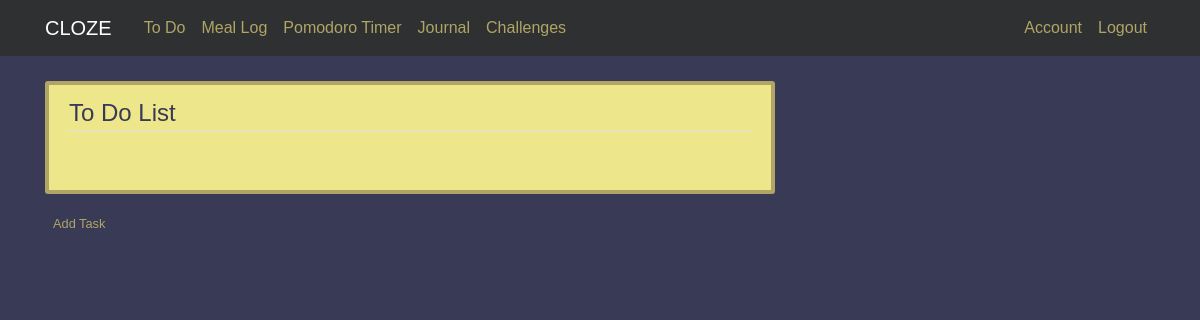
Page /todo (signed in) on the earlier database version.
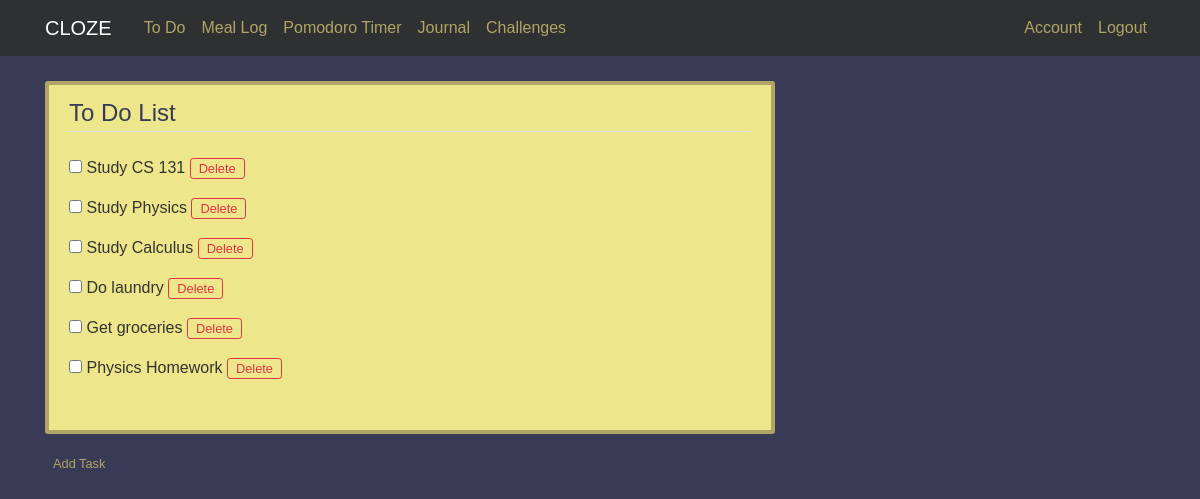
Same page on the later database version.
### cloze/models.py (models this page shows)
class Task(db.Model):
    id = db.Column(db.Integer, primary_key=True)
    entry = db.Column(db.String(256), index=True)
    user_id = db.Column(db.Integer, db.ForeignKey('user.id'), nullable=False)

### cloze/routes.py (the view)
@app.route('/todo', methods = ['GET', 'POST'])
@login_required
def toDo():
    tasks = db.session.query(Task).filter_by(owner=current_user)
    return render_template('toDo.html', title = 'To-Do', tasks = tasks)

### cloze/models.py (called while the page is built)
@login_manager.user_loader
def load_user(userId):
    return User.query.get(int(userId))

### cloze/Templates/toDo.html
{% extends "layout.html" %}
{% block content %}
<div class="col-md-8">
    <div class="content-section">
        <legend class="border-bottom mb-4 text-navy">To Do List</legend>
        {% for task in tasks %}
            <div>
                <form action="{{ url_for('delete_tasks', id=task.id) }}" method="POST" >
                    <input type="checkbox">  {{ task.entry }}
                    <input align="right" class="btn btn-sm btn-outline-danger py-0" style="font-size: 0.8em;" type="submit" value="Delete">
                </form>
            </div>
        {% endfor %}
        <br>
    </div>
    <small>
        <a class="ml-2" href="{{ url_for('new_task') }}">Add Task</a>
    </small>
</div>
{% endblock content %}

### cloze/Templates/layout.html (shortened to what this page needs)
<html>
<head>
    <link rel="stylesheet" href="https://maxcdn.bootstrapcdn.com/bootstrap/4.0.0/css/bootstrap.min.css">
    <link rel= "stylesheet" type= "text/css" href= "{{ url_for('static',filename='css/main.css') }}">
</head>
<body>
    <header class="site-header">
        <nav class="navbar navbar-expand-md navbar-dark bg-black fixed-top">
            <div class="container">
                <a class="navbar-brand mr-4" href="/home">CLOZE</a>
                <div class="navbar-nav mr-auto">
                    <a class="nav-item nav-link" href="/todo">To Do</a>
                    <a class="nav-item nav-link" href="/meal-log">Meal Log</a>
                    <a class="nav-item nav-link" href="/pomodoro">Pomodoro Timer</a>
                    <a class="nav-item nav-link" href="/journal">Journal</a>
                    <a class="nav-item nav-link" href="/challenges">Challenges</a>
                </div>
                <div class="navbar-nav">
                    {% if current_user.is_authenticated %}
                        <a class="nav-item nav-link" href="/account">Account</a>
                        <a class="nav-item nav-link" href="/logout">Logout</a>
                    {% else %}
                        <a class="nav-item nav-link" href="/login">Login</a>
                        <a class="nav-item nav-link" href="/register">Register</a>
                    {% endif %}
                </div>
            </div>
        </nav>
    </header>
    <main role="main" class="container">
        <div class="row">
            <div class="col-md-8">
            </div>
            {% block content %}{% endblock %}
        </div>
    </main>
</body>
</html>

### cloze/static/css/main.css (style rules this page uses)
body { font-family: "Source Sans Pro", sans-serif; background: #383a56; color: #333333; margin-top: 5rem; }
a { color: #b0a565; }
legend { border-color: black; }
.bg-black { background-color: #2f3032; }
.text-navy { color: #383a56; }
.site-header .navbar-nav .nav-link { color: #b0a565; }
.content-section { background: #ede68a; padding: 10px 20px; border: 4px solid #b0a565; border-radius: 3px; margin-bottom: 20px; }

Differences in the rows shown:
added Task: entry "Study CS 131"
added Task: entry "Study Physics"
added Task: entry "Study Calculus"
added Task: entry "Do laundry"
added Task: entry "Get groceries"
added Task: entry "Physics Homework"
